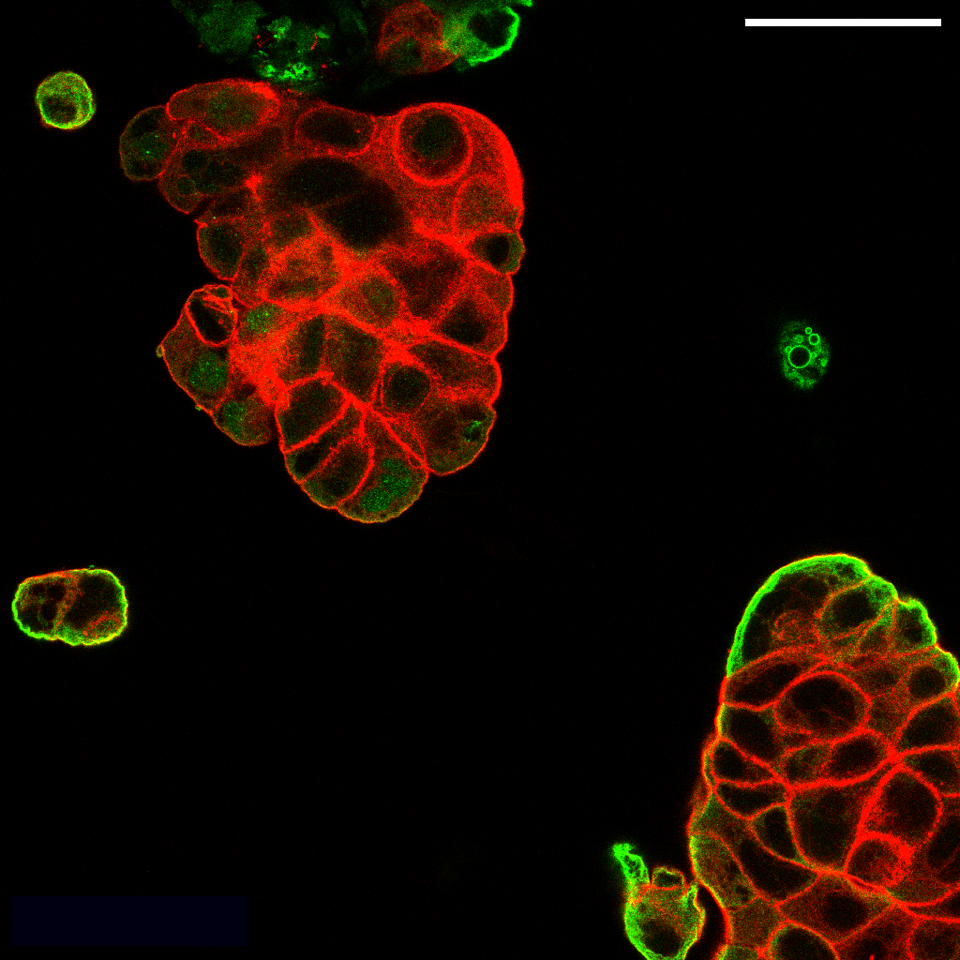
#> input picture KRT8-MOCK.tiff, 960 x 960 px
$ python immunofluorescence-edge-localization.py
#> lines starting #> are read from the running program, lines starting #| are printed output that depends on the picture; after the words box and inside, x2 and y2 are one past the last pixel; in counts of white or black regions, pixels touching at a corner belong together; long printed decimals are rounded
#> further down, original_img is the input picture: shape (960, 960, 3); mean B, G, R 0.6, 10.2, 26.2
#| (960, 960, 3)
import cv2
import matplotlib.pyplot as plt
import numpy as np
import pandas as pd


# Enter path to target image for analysis
path = 'KRT8-MOCK.tiff'

# Place your preferred image name here if you wish to export your data in a csv
image_name = 'numa-inf'

# Determines how many colonies the script should search for. Observe the number of distinct colonies in the image and adjust this parameter.
NUM_COLONIES = 1

# Determines how far from the edge contour is considered the edge of the cell. Measured in pixels.
RADIUS_FROM_EDGE = 20

# Length of the (white) scale bar in micrometers. This will be used to translate your measurements from pixels to um at the conclusion of the script.
SCALE_BAR_LENGTH_UM = 50

# Set to true only if you need to debug adjustments of parameters
DEBUG_MODE = False


# First we define some helper functions to use later:

# Function to scale an input image by a given percent. For example, 100% will maintain the same size of image, 200% will double.
def scale_image(input_image, scale):

#> called with scale = 100
    height = input_image.shape[0] * scale // 100
    width = input_image.shape[1] * scale // 100

    return cv2.resize(input_image, (width, height), interpolation = cv2.INTER_AREA)


# Function to determine the scale of the image, given an input image that contains a white scalebar, and the length of that bar in microns. Returns 0 if scale cannot be determined.
def find_microns_per_pixel_v2(input_image,scalebar_length_in_um, debug_flag = False):

  # Filter for white
  lower_white = np.array([200, 200, 200])
  upper_white = np.array([255, 255, 255])
  white_mask = cv2.inRange(input_image, lower_white, upper_white)
  # Count lines of white pixels, tracking the length of the longest continuous line
  longest_length_horizontal = 0
  x1_horizontal = 0
  x2_horizontal = 0
  y_horizontal = 0

  longest_length_vertical = 0
  y1_vertical = 0
  y2_vertical = 0
  x_vertical = 0

  for i in range(white_mask.shape[0]):
      # Reset all variables used to track status each time we go through a row
      first_col_detected_white_num_horizontal = 0
      last_col_detected_white_num_horizontal = 0
      white_col_detected_horizontal = False
      temp_length_horizontal = 0

      for j in range(white_mask.shape[1]):
          if white_mask[i][j] == 255 and not white_col_detected_horizontal:
              # Remember the column of the first white pixel detected.
              first_col_detected_white_num_horizontal = j
              white_col_detected_horizontal = True

          elif white_col_detected_horizontal and white_mask[i][j] == 0:
              # After the end of a continuous line of white, remember the length of that line, and its endpoint.
              last_col_detected_white_num_horizontal = j - 1
              temp_length_horizontal = last_col_detected_white_num_horizontal - first_col_detected_white_num_horizontal
              break

      # If the line we just found is the largest, remember its length, start, and end points.
      if temp_length_horizontal > longest_length_horizontal:
          longest_length_horizontal = temp_length_horizontal
          x1_horizontal = first_col_detected_white_num_horizontal
          x2_horizontal = last_col_detected_white_num_horizontal
          y_horizontal = i

  # Now, iterate over columns for vertical bars
  for j in range(white_mask.shape[1]):
      # Reset all variables used to track status each time we go through a column
      first_row_detected_white_num_vertical = 0
      last_row_detected_white_num_vertical = 0
      white_row_detected_vertical = False
      temp_length_vertical = 0

      for i in range(white_mask.shape[0]):
          if white_mask[i][j] == 255 and not white_row_detected_vertical:
              # Remember the row of the first white pixel detected.
              first_row_detected_white_num_vertical = i
              white_row_detected_vertical = True

          elif white_row_detected_vertical and white_mask[i][j] == 0:
              # After the end of a continuous line of white, remember the length of that line, and its endpoint.
              last_row_detected_white_num_vertical = i - 1
              temp_length_vertical = last_row_detected_white_num_vertical - first_row_detected_white_num_vertical
              break

      # If the line we just found is the largest, remember its length, start, and end points.
      if temp_length_vertical > longest_length_vertical:
          longest_length_vertical = temp_length_vertical
          y1_vertical = first_row_detected_white_num_vertical
          y2_vertical = last_row_detected_white_num_vertical
          x_vertical = j

  # Now, check which type of scale bar (horizontal or vertical) is longer
  if longest_length_horizontal >= longest_length_vertical:
      um_per_pixel = scalebar_length_in_um / longest_length_horizontal
  else:
      um_per_pixel = scalebar_length_in_um / longest_length_vertical

  return um_per_pixel


# Function: take a binary cell image, and fill in gaps on the edges,
# so that dark sections on the edge of the image are not interpreted as edges of the colony
# in subsequent analysis

# Returns: an image of the same size as input that shows which pixels were filled in to complete this bridging process
# Modifies: the input image.
# Parameter: max_range_to_fill determines the maximum radius of gaps that will be bridged.
# A dark pixel must be within this distance of a light pixel on EACH side to be filled in, or a single side and above.

# This parameter can be tuned to avoid detecting the dark patches as edges.
MAX_BRIDGE_RADIUS = 145

def bridge_gaps_on_edges(input_image, max_range_to_fill, top_row=1, bottom_row=1, left_side=1, right_side=1):

#> called with max_range_to_fill = 145, top_row = 1, bottom_row = 1, left_side = 1, right_side = 1
  blank = np.zeros_like(input_image, dtype=(int,3))

  if (top_row):
    # corner cases: for each corner, only bridge if there are light
    # pixels both above and to the side of the dark pixel under consideration.
    # always accomplished by looking from the corner towards the center of the image

    # top row left case, look right and down
    for i in range(0,max_range_to_fill):
      if input_image[0,i] == 0 and 255 in input_image[0,i:i+max_range_to_fill] and 255 in input_image[0:max_range_to_fill, i]:
        input_image[0,i] = 255
        blank[0,i] = (255,0,255)

    #top row right case, look left and down
    for i in range(input_image.shape[1]-max_range_to_fill,input_image.shape[1]):
      if input_image[0,i] == 0 and 255 in input_image[0,i-max_range_to_fill:i] and 255 in input_image[0:max_range_to_fill, i]:
        input_image[0,i] = 255
        blank[0,i] = (255,0,255)

    for i in range(max_range_to_fill,input_image.shape[1]-max_range_to_fill):
      if input_image[0,i] == 0 and 255 in input_image[0,i-max_range_to_fill:i] and 255 in input_image[0,i:i+max_range_to_fill]:
        input_image[0,i] = 255
        blank[0,i] = (255,0,255)
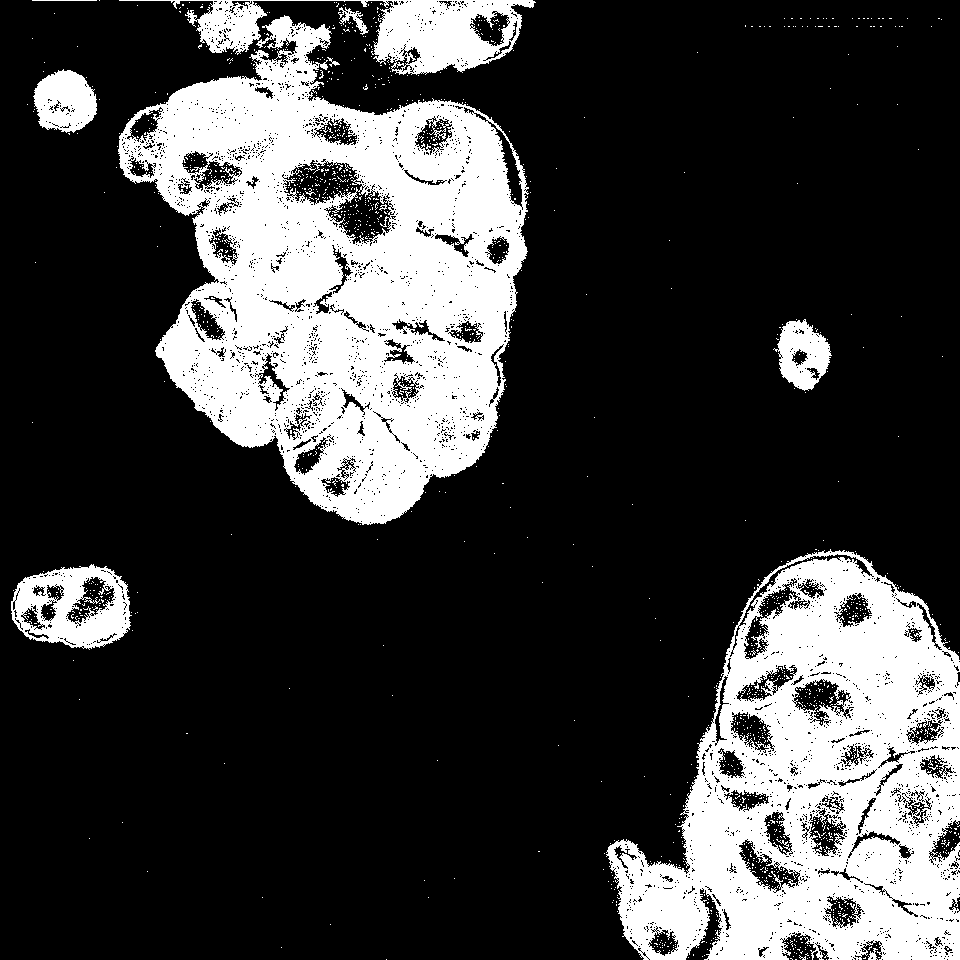
#> input_image: shape (960, 960); 24% white; 1339 white regions (1327 under 20 px), largest, box (x1, y1, x2, y2) and area: (118, 15, 529, 525) 112815, (606, 549, 960, 960) 83517, (119, 0, 536, 75) 10702

  if(bottom_row):
    #bottom side left case, look right and up
    for i in range(0,max_range_to_fill):
      if input_image[-1,i] == 0 and 255 in input_image[-1,i:i+max_range_to_fill] and 255 in input_image[-(max_range_to_fill+1):-1,i]:
        input_image[-1,i] = 255
        blank[-1,i] = (255,0,255)

    #bottom side right case, look left and up
    for i in range(input_image.shape[1]-max_range_to_fill,input_image.shape[1]):
      if input_image[-1,i] == 0 and 255 in input_image[-1,i-max_range_to_fill:i] and 255 in input_image[-(max_range_to_fill+1):-1,i]:
        input_image[-1,i] = 255
        blank[-1,i] = (255,0,255)

    for i in range(max_range_to_fill,input_image.shape[1]-max_range_to_fill):
      if input_image[-1,i] == 0 and 255 in input_image[-1,i-max_range_to_fill:i] and 255 in input_image[-1,i:i+max_range_to_fill]:
        input_image[-1,i] = 255
        blank[-1,i] = (255,0,255)

  if (left_side):
    #left side top case, look down and right
    for i in range(0,max_range_to_fill):
      if input_image[i,0] == 0 and 255 in input_image[i:i+max_range_to_fill,0] and 255 in input_image[i,0:max_range_to_fill]:
        input_image[i,0] = 255
        blank[i,0] = (255,0,255)

    #left side bottom case, look up and right
    for i in range(input_image.shape[0]-max_range_to_fill,input_image.shape[0]):
      if input_image[i,0] == 0 and 255 in input_image[i-max_range_to_fill:i,0] and 255 in input_image[i,0:max_range_to_fill]:
        input_image[i,0] = 255
        blank[i,0] = (255,0,255)

    for i in range(max_range_to_fill,input_image.shape[0]-max_range_to_fill):
      if input_image[i,0] == 0 and 255 in input_image[i-max_range_to_fill:i,0] and 255 in input_image[i:i+max_range_to_fill,0]:
        input_image[i,0] = 255
        blank[i,0] = (255,0,255)

  if (right_side):
    #right side top case, look down and left
    for i in range(0,max_range_to_fill):
      if input_image[i,-1] == 0 and 255 in input_image[i:i+max_range_to_fill,-1] and 255 in input_image[i,-(max_range_to_fill+1):-1]:
        input_image[i,-1] = 255
        blank[i,-1] = (255,0,255)

    #right side bottom case, look up and left
    for i in range(input_image.shape[0]-max_range_to_fill,input_image.shape[0]):
      if input_image[i,-1] == 0 and 255 in input_image[i-max_range_to_fill:i,-1] and 255 in input_image[i,-(max_range_to_fill+1):-1]:
        input_image[i,-1] = 255
        blank[i,-1] = (255,0,255)

    for i in range(max_range_to_fill,input_image.shape[0]-max_range_to_fill):
      if input_image[i,-1] == 0 and 255 in input_image[i-max_range_to_fill:i,-1] and 255 in input_image[i:i+max_range_to_fill,-1]:
        input_image[i,-1] = 255
        blank[i,-1] = (255,0,255)

  # Draw lines to show the limits of the corner cases
  blank[0:5,max_range_to_fill] = (0,0,255)
  blank[0:5,-max_range_to_fill] = (0,0,255)
  blank[-6:-1,max_range_to_fill] = (0,0,255)
  blank[-6:-1,-max_range_to_fill] = (0,0,255)

  blank[max_range_to_fill,0:5] = (0,0,255)
  blank[-max_range_to_fill,0:5] = (0,0,255)
  blank[max_range_to_fill,-6:-1] = (0,0,255)
  blank[-max_range_to_fill,-6:-1] = (0,0,255)

  return blank


# Function: Set each edge of the input image to (0,0,0) or 0. Modifies the input image.
def trim_edges_to_black(input_image, grayscale=False):
  copyimg = input_image.copy()
  if grayscale == True:
    copyimg[:,0] = 0
    copyimg[:,-1] = 0
    copyimg[0,:] = 0
    copyimg[-1,:] = 0
  else:
    copyimg[:,0] = (0,0,0)
    copyimg[:,-1] = (0,0,0)
    copyimg[0,:] = (0,0,0)
    copyimg[-1,:] = (0,0,0)
  return copyimg


# Begin main processing sequence:

# Load the image for analysis
original_img = cv2.imread(path)

original_img_rgb = cv2.cvtColor(original_img, cv2.COLOR_BGR2RGB)

# Display the image
plt.imshow(original_img_rgb)
plt.title('Original Image')  # Set the title
plt.axis('off')  # Turn off axis numbers
plt.show()

print(original_img.shape)

# Scale image for easier viewing if needed
# Scale factor, as a percentage. Recomended to leave at 100.
SCALE_FACTOR = 100
img = scale_image(original_img,SCALE_FACTOR)


# Create a mask of all the colony excluding all negative space

# BLUR_KERNEL = (1,1)
# img = cv2.GaussianBlur(img, BLUR_KERNEL, 0)

# Filter to remove negative space
hsv = cv2.cvtColor(img, cv2.COLOR_BGR2HSV)
lower_bound = np.array([0, 2, 25])
upper_bound = np.array([360, 255, 252])
mask = cv2.inRange(hsv, lower_bound, upper_bound)

bridge_gaps_on_edges(mask, MAX_BRIDGE_RADIUS)

contours, _ = cv2.findContours(mask, cv2.RETR_EXTERNAL, cv2.CHAIN_APPROX_SIMPLE)
#> contours = 400 contours, 392 with area under 20; largest, box (x1, y1, x2, y2) and area: (118, 15, 529, 525) 130734, (499, 549, 960, 960) 102884, (119, 0, 536, 75) 11646, (11, 564, 132, 650) 7822, (33, 69, 97, 133) 2934, (773, 319, 832, 391) 2620, (338, 7, 369, 35) 198, (327, 57, 340, 67) 22

contours = sorted(contours, key=cv2.contourArea, reverse=True)

largest_contours = contours[0:NUM_COLONIES]
#> largest_contours = 1 contour; box (x1, y1, x2, y2) and area: (118, 15, 529, 525) 130734

# Create a mask of the entire colony
filled_in = cv2.drawContours(np.zeros_like(mask), largest_contours, -1, 255, thickness=-1)

if (DEBUG_MODE):
    filled_in_rgb = cv2.cvtColor(filled_in, cv2.COLOR_BGR2RGB)

    # Display the image
    plt.imshow(filled_in_rgb)
    plt.title('Colony mask')  # Set the title
    plt.axis('off')  # Turn off axis numbers
    plt.show()

# Display the contour around the edge of the colony
grayscale_contour_image = cv2.drawContours(np.zeros_like(mask), largest_contours, -1, 255, thickness=1)
grayscale_contour_image = trim_edges_to_black(grayscale_contour_image, grayscale=True)


if (DEBUG_MODE):
    # Show an overlay of the calculated boundary of the colony with the image
    calc_outline_rgb = cv2.cvtColor(trim_edges_to_black(cv2.drawContours(img.copy(), largest_contours, -1, (255, 0, 255), thickness=1)), cv2.COLOR_BGR2RGB)
    # Display the image
    plt.imshow(calc_outline_rgb)
    plt.title('Calculated outline')  # Set the title
    plt.axis('off')  # Turn off axis numbers
    plt.show()


# Create a mask of the edges of the colony within a specified distance

if (DEBUG_MODE):
    grayscale_contour_image_rgb = cv2.cvtColor(grayscale_contour_image, cv2.COLOR_BGR2RGB)
    # Display the image
    plt.imshow(grayscale_contour_image_rgb)
    plt.title('Edge of colony')  # Set the title
    plt.axis('off')  # Turn off axis numbers
    plt.show()


circle_mask = grayscale_contour_image.copy()

for i in range(grayscale_contour_image.shape[0]):
  for j in range(grayscale_contour_image.shape[1]):

    if grayscale_contour_image[i][j] > 0:
      cv2.circle(circle_mask, (j,i), RADIUS_FROM_EDGE, 255, thickness=-1)

edge_mask = cv2.bitwise_and(circle_mask, filled_in)

if (DEBUG_MODE):
    edge_mask_rgb = cv2.cvtColor(edge_mask, cv2.COLOR_BGR2RGB)
    # Display the image
    plt.imshow(edge_mask_rgb)
    plt.title('Edge region mask')  # Set the title
    plt.axis('off')  # Turn off axis numbers
    plt.show()


img_nonblur = scale_image(original_img,SCALE_FACTOR)
ums_per_pixel = find_microns_per_pixel_v2(img_nonblur,SCALE_BAR_LENGTH_UM)
#> ums_per_pixel = 0.256

print(ums_per_pixel)
#| 0.2564


# Calculate the relative concentration of stained protein in each region

interior_copy = img_nonblur.copy()
edge_copy = img_nonblur.copy()

total_green_sum = 0
total_num_samples = 0
for i in range(img_nonblur.shape[0]):
  for j in range(img_nonblur.shape[1]):

    if filled_in[i][j] > 0:
      total_green_sum += img_nonblur[i][j][1]
      total_num_samples += 1

      # Show the interior region in blue
      if edge_mask[i][j] == 0:
        interior_copy[i][j][0]+= 100
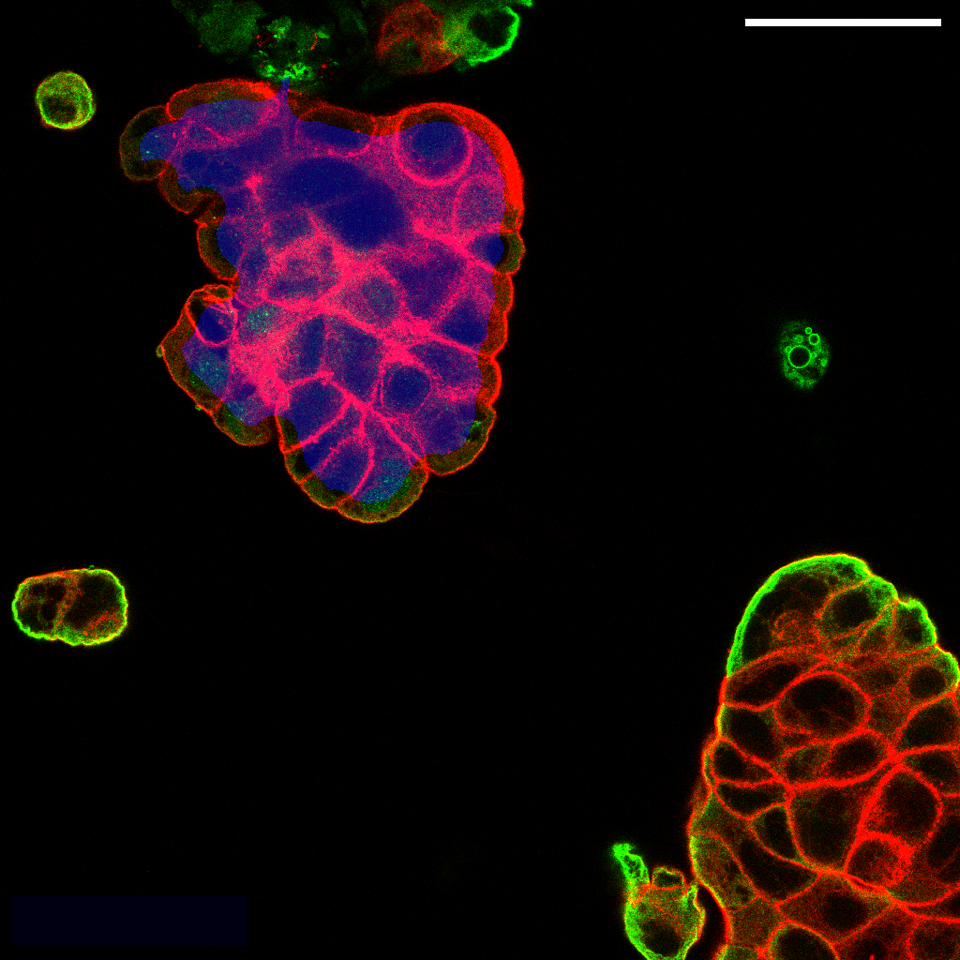
#> interior_copy: shape (960, 960, 3); 10.56% of pixels changed, all inside (x1, y1, x2, y2) = (140, 74, 505, 503)
#> after the loop, total_green_sum = 3107713; total_num_samples = 131844

edge_green_sum = 0
edge_num_samples = 0
for i in range(img_nonblur.shape[0]):
  for j in range(img_nonblur.shape[1]):

    if edge_mask[i][j] > 0:
      edge_green_sum += img_nonblur[i][j][1]
      edge_num_samples += 1

      # Show the edge region in blue
      edge_copy[i][j][0]+= 100
#> after the loop, edge_green_sum = 997280; edge_num_samples = 34567

interior_green_sum = total_green_sum - edge_green_sum
#> interior_green_sum = 2110433
interior_num_samples = total_num_samples - edge_num_samples
#> interior_num_samples = 97277

total_average_intensity = total_green_sum / total_num_samples
#> total_average_intensity = 23.57
edge_average_intensity = edge_green_sum / edge_num_samples
#> edge_average_intensity = 28.85
interior_average_intentsity = interior_green_sum / interior_num_samples
#> interior_average_intentsity = 21.7

edge_copy_rgb = cv2.cvtColor(edge_copy, cv2.COLOR_BGR2RGB)
# Display the image
plt.imshow(edge_copy_rgb)
plt.title('Edge region')  # Set the title
plt.axis('off')  # Turn off axis numbers
plt.show()

interior_copy_rgb = cv2.cvtColor(interior_copy, cv2.COLOR_BGR2RGB)
# Display the image
plt.imshow(interior_copy_rgb)
plt.title('Interior region')  # Set the title
plt.axis('off')  # Turn off axis numbers
plt.show()


# Plot the resulting data in a bar graph for analysis
import matplotlib.pyplot as plt

# Create labels for the regions (optional)
region_labels = ['Total', f'Colony Edge \n < {ums_per_pixel*RADIUS_FROM_EDGE:.2f} um to edge', f'Colony Interior \n > {ums_per_pixel*RADIUS_FROM_EDGE:.2f} um to edge']


intensity_list = [total_average_intensity, edge_average_intensity, interior_average_intentsity]
#> intensity_list = [23.57, 28.85, 21.7]
figsize = (6, 4)
# Create a bar graph
plt.figure(figsize=figsize)
plt.bar(np.arange(len(intensity_list)), intensity_list, tick_label=region_labels, color=['red', 'green', 'blue'])
# plt.xlabel('Regions')
plt.ylabel('Absolute Concentrations')
plt.title('Absolute Protein Concentrations in Different Regions of Colony')
plt.ylim(0, 1.1*max(intensity_list))  # Set the y-axis limit if necessary
plt.grid(axis='y', linestyle='--', alpha=0.7)

intensity_list = intensity_list / total_average_intensity
#> intensity_list = [1, 1.22, 0.92]

# Create a bar graph
region_labels[0] = 'Total (Normalized to 1)'
plt.figure(figsize=figsize)
plt.bar(np.arange(len(intensity_list)), intensity_list, tick_label=region_labels, color=['red', 'green', 'blue'])
# plt.xlabel('Regions')
plt.ylabel('Relative Concentrations')
plt.title('Relative Protein Concentrations in Different Regions of Colony')
plt.ylim(0, 1.1*max(intensity_list))  # Set the y-axis limit if necessary
plt.grid(axis='y', linestyle='--', alpha=0.7)

plt.tight_layout()

plt.show()
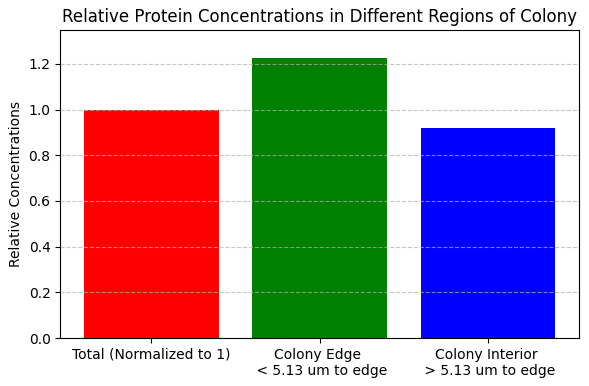
#> figure drawn by matplotlib, 1 panel; tallest bar 1.22 high, from x = 0.6 to 1.4

import os

csv_file_path = 'csv_image_data.csv'

new_data = [
    {'Image Name': image_name, 'Edge': intensity_list[1], 'Interior': intensity_list[2]}
]

new_df = pd.DataFrame(new_data)
#> new_df = table of 1 rows and 3 columns

# Check if the CSV file already exists
file_exists = os.path.isfile(csv_file_path)

# Append to existing file (without specifying header if the file already exists)
new_df.to_csv(csv_file_path, mode='a', header=not file_exists, index=False)
